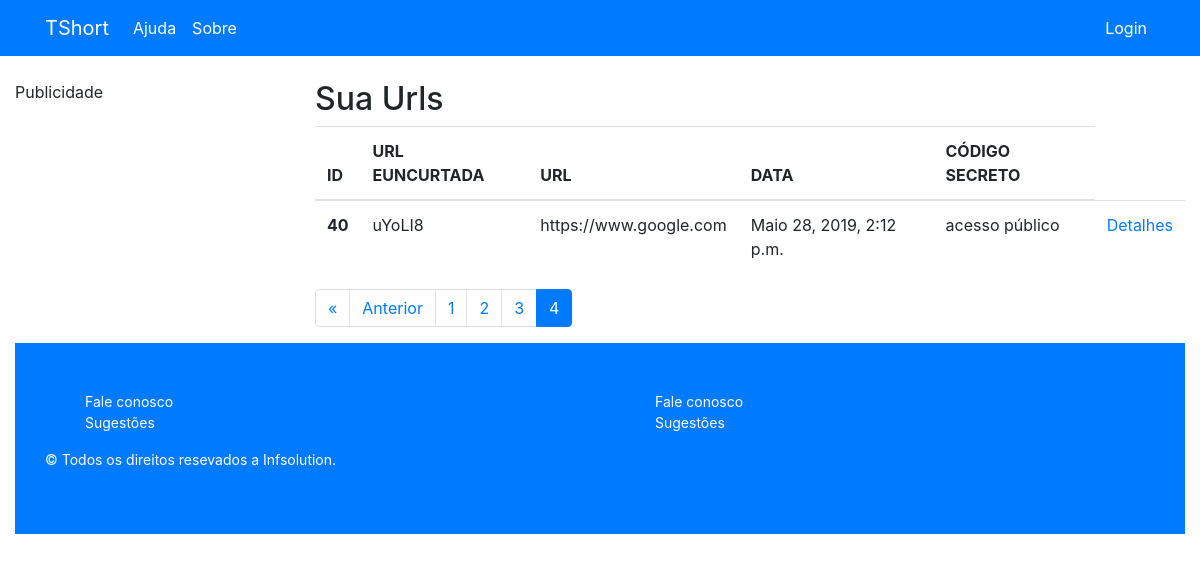
Page /report/?page=5 (signed in) on the earlier database version.
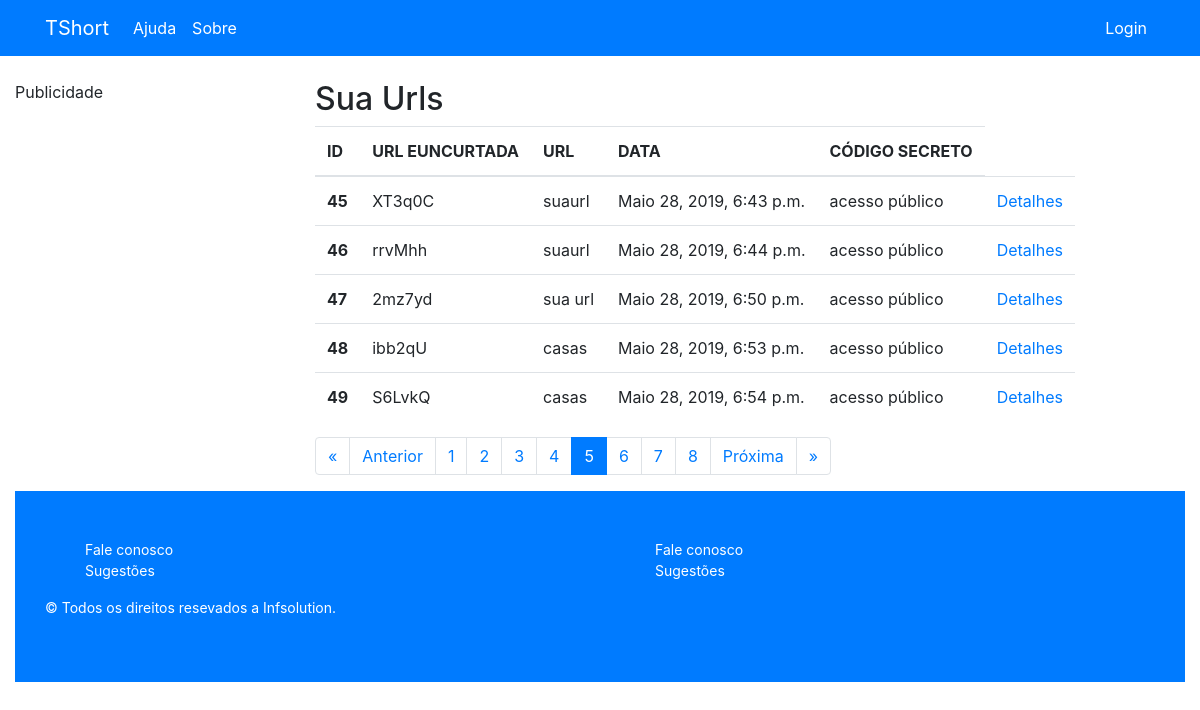
Same page on the later database version.
### app/models.py (models this page shows, shortened)
class Shortened(models.Model):
	perfil = models.ForeignKey(Perfil, related_name='shorteneds', on_delete=models.CASCADE, null=True)
	url = models.CharField(max_length=1024)
	url_shortened = models.CharField(max_length=256, null=True, unique=True)
	created_at = models.DateTimeField(auto_now_add=True)
	expiring_date = models.DateTimeField(auto_now_add=False, null=True)
	code = models.CharField(max_length=12, null=True, unique=True)
	private_code = models.CharField(max_length=12, null=True)
	preview = models.BooleanField(default=False)
	preview_message = models.TextField(null=True)

### app/views.py (the view)
# urls.py: path('report/', views.shotened_report, name='report'),
@login_required
def shotened_report(request):
	ITEMS_PER_PAGE = 5
	perfil_logado = get_perfil_logado(request)
	shorteneds = Shortened.objects.filter(perfil=perfil_logado)
	paginator = Paginator(shorteneds, ITEMS_PER_PAGE)
	page = request.GET.get('page',1)
	try:
		short_page = paginator.get_page(page)
	except InvalidPage:
		short_page = paginator.get_page(1)
	return render(request, 'app/report.html',{"shorteneds":short_page,"perfil_logado":perfil_logado})

### app/views.py (called while the page is built)
def get_perfil_logado(request):
	try:
		perfil = Perfil.objects.get(user=request.user)
	except Exception as e:
		return None
	return perfil

### app/templates/app/report.html
{% extends 'app/base.html' %}
{% load i18n %}
{% block body %}
<h2>{% trans "Sua Urls" %}</h2>
<table class="table table-hover table-responsive">
	<thead>
		<tr>
			<th scope="col">{% trans "ID"%}</th>
			<th scope="col">{% trans "URL EUNCURTADA"%}</th>
			<th scope="col">{% trans "URL"%}</th>
			<th scope="col">{% trans "DATA"%}</th>
			<th scope="col">{% trans "CÓDIGO SECRETO"%}</th>
		</tr>
	</thead>
	<tbody>
		{% if shorteneds %}
			{% for shortened in  shorteneds%}
			<tr>
			<th scope="row">{{shortened.id}}</th>
			<td>{{ shortened.url_shortened }}</td>
			<td>{{shortened.url}}</td>
			<td>{{shortened.created_at}}</td>
			{% if shortened.private_code == None %}
			<td>{% trans "acesso público" %}</td>
			{% else %}
			<td>{{shortened.private_code}}</td>
			{% endif %}
			<td><a href="{% url 'detail' shortened.id %}">Detalhes</a></td>
			</tr>
			{% endfor %}
		{% endif %}
</tbody>
</table>
<nav aria-label="...">
	<ul class="pagination">
	  {% if shorteneds.has_previous %}
	   <li class="page-item">
		<a class="page-link" href="?page=1" tabindex="-1">&laquo;</a>
	  </li>
	  <li class="page-item">
		<a class="page-link" href="?page={{ shorteneds.previous_page_number }}" tabindex="-1">Anterior</a>
	  </li>
	  {% endif %}
	  {% for page in  shorteneds.paginator.page_range %}
	  <li class="page-item active">
		{% if shorteneds.number == page %}
		<span class="page-link">{{shorteneds.number}}<span class="sr-only">(current)</span></span>
		{% else %}
		<li class="page-item">
		<a class="page-link" href="?page={{ page }}">{{ page }}</a>
		{% endif %}
	  </li>
	  {% endfor %}
		{% if shorteneds.has_next %}
	  <li class="page-item">
		<a class="page-link" href="?page={{ shorteneds.next_page_number }}">Próxima</a>
	  </li>
	  <li class="page-item">
		<a class="page-link" href="?page={{ shorteneds.paginator.num_pages }}"> &raquo;</a>
	  </li>
	  {% endif %}
	</ul>
</nav>
{% endblock %}

Differences in the rows shown:
no longer on this page (row unchanged): Shortened: id "40", url_shortened "uYoLI8", url "https://www.google.com", created_at "Maio 28, 2019, 2:12 p.m."
added Shortened: id "45", url_shortened "XT3q0C", url "suaurl", created_at "Maio 28, 2019, 6:43 p.m."
added Shortened: id "46", url_shortened "rrvMhh", url "suaurl", created_at "Maio 28, 2019, 6:44 p.m."
added Shortened: id "47", url_shortened "2mz7yd", url "sua url", created_at "Maio 28, 2019, 6:50 p.m."
added Shortened: id "48", url_shortened "ibb2qU", url "casas", created_at "Maio 28, 2019, 6:53 p.m."
added Shortened: id "49", url_shortened "S6LvkQ", url "casas", created_at "Maio 28, 2019, 6:54 p.m."
Other differences:
list line gone: "4"
new list line: "4"
new list line: "5"
new list line: "6"
new list line: "7"
new list line: "8"
text now shown: "Próxima »"
